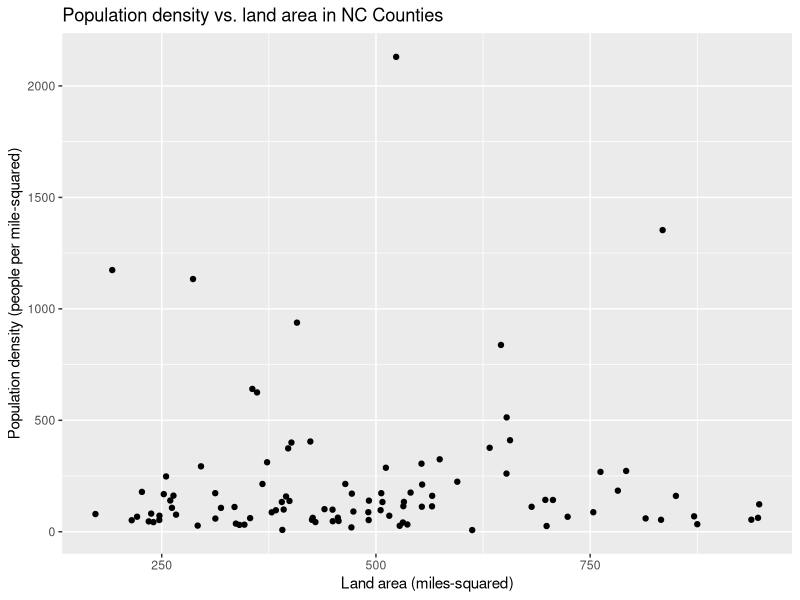
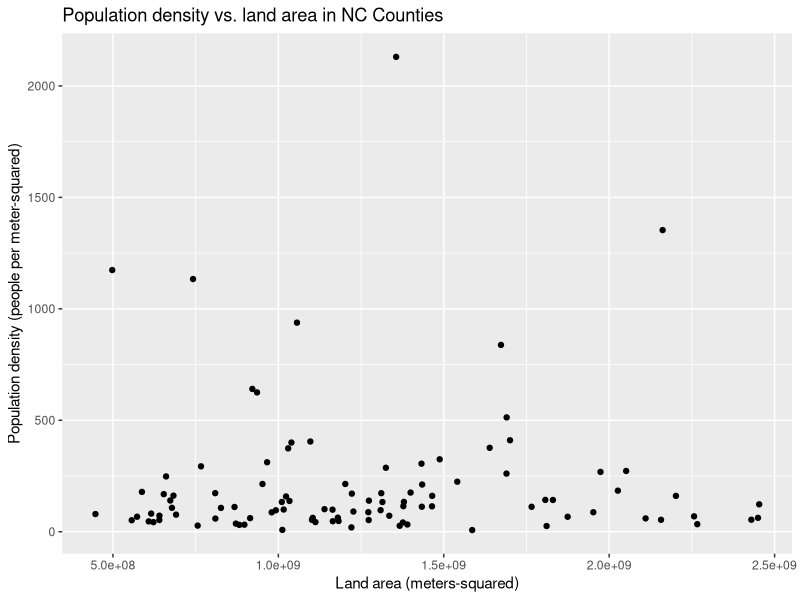

Here is the R script that generated these plots, in order:
## ---- chunk 1
#| eval: true
#| message: false
library(tidyverse)
## ---- chunk 2
#| include: false
nc_county <- read_csv(here::here("lab", "data/nc-county.csv"))
## ---- chunk 3
#| include: false
ggplot(nc_county, aes(x = land_area_mi2, y = density)) +
  geom_point() +
  labs(
    title = "Population density vs. land area in NC Counties",
    x = "Land area (miles-squared)",
    y = "Population density (people per mile-squared)"
  )
## ---- chunk 4
#| include: false
ggplot(nc_county, aes(x = land_area_m2, y = density)) +
  geom_point() +
  labs(
    title = "Population density vs. land area in NC Counties",
    x = "Land area (meters-squared)",
    y = "Population density (people per meter-squared)"
  )
